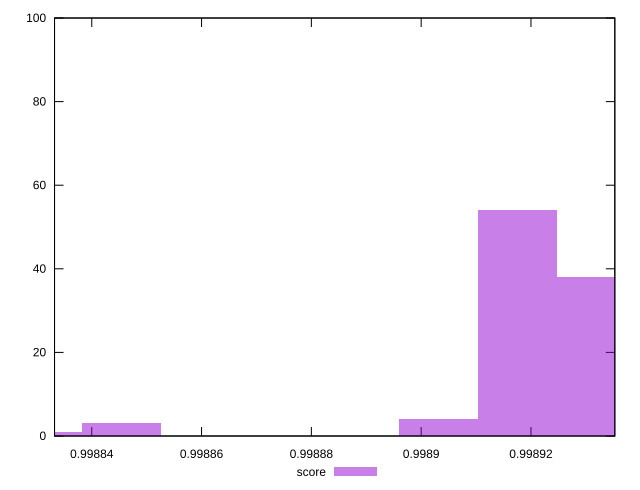

This chart was generated by the following gnuplot code:
reset

$score <<EOF
0.9989175742348351 54
0.9989031373407689 4
0.9989320111289014 38
0.9988453897645037 3
0.9988309528704373 1
EOF

set key outside below
set boxwidth 0.000014436894066291408
set xrange [0.9988332195298826:0.9989352736633577]
set yrange [0:100]
set trange [0:100]
set style fill transparent solid 0.5 noborder
set terminal svg size 640, 490 enhanced background rgb 'white'
set output "report_00008_2021-01-22T20:58:29.167/interactive/samples/pages+cached+noexternal+nojs/score/histogram.svg"

plot $score title "score" with boxes

reset
